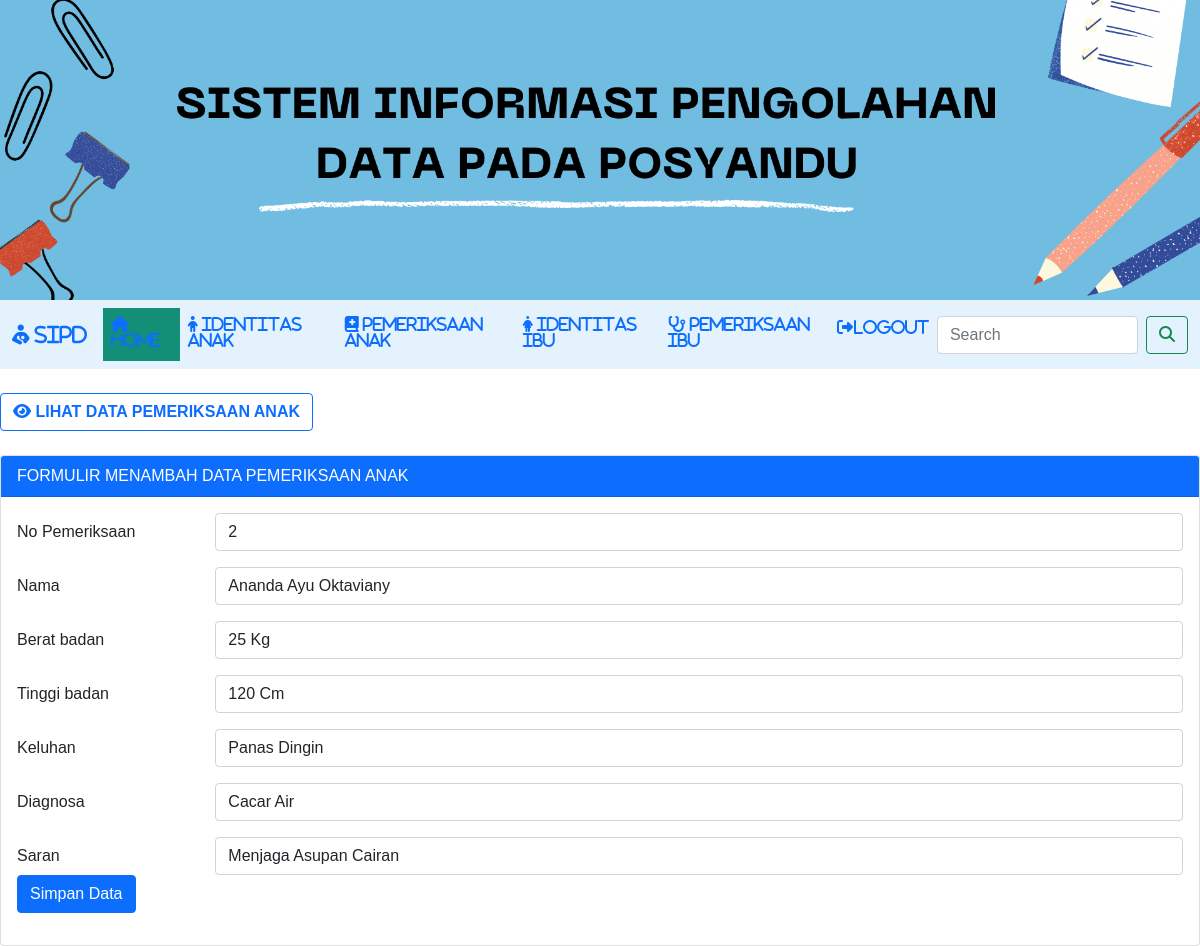
/tambah_data.php?op=edit&id=13, run on the app's committed database.
### tables this page shows
CREATE TABLE `data_anak` (
  `id` int(11) NOT NULL,
  `no_pemeriksaan` int(11) NOT NULL,
  `nama` varchar(50) NOT NULL,
  `berat_badan` varchar(10) NOT NULL,
  `tinggi_badan` varchar(10) NOT NULL,
  `keluhan` varchar(100) NOT NULL,
  `diagnosa` varchar(100) NOT NULL,
  `saran` varchar(100) NOT NULL
);

### tambah_data.php (the view, shortened to what this page needs)
<?php
include "koneksi.php";
$no_pemeriksaan            = "";
$nama           = "";
$berat_badan           = "";
$tinggi_badan   = "";
$keluhan         = "";
$diagnosa          = "";
$saran            = "";
if (isset($_GET['op'])) {
    $op = $_GET['op'];
} else {
    $op = "";
}
if ($op == 'edit') {
    $id         = $_GET['id'];
    $sql1       = "select * from data_anak where id = '$id'";
    $q1         = mysqli_query($koneksi, $sql1);
    $r1         = mysqli_fetch_array($q1);
    $no_pemeriksaan        = $r1['no_pemeriksaan'];
    $nama       = $r1['nama'];
    $berat_badan       = $r1['berat_badan'];
    $tinggi_badan   = $r1['tinggi_badan'];
    $keluhan     = $r1['keluhan'];
    $diagnosa      = $r1['diagnosa'];
    $saran      = $r1['saran'];
}
?>
<!DOCTYPE html>
<html lang="en">
<head>
    <link rel="stylesheet" type="text/css" href="style1.css">
    <link rel="stylesheet" href="https://cdnjs.cloudflare.com/ajax/libs/font-awesome/6.2.1/css/all.min.css" />
    <link href="https://cdn.jsdelivr.net/npm/bootstrap@5.0.0-beta2/dist/css/bootstrap.min.css" rel="stylesheet">
</head>
<body>
        <tr>
			<img src="header.png" width="100%" height="50%">
		</tr>
	<header>
    <nav class="navbar navbar-expand-lg bg-body-tertiary" style="background-color: #e3f2fd;">
  <div class="container-fluid">
    <a class="navbar-brand" href="index.php"><i class="fa-solid fa-person-breastfeeding"> SIPD</i></a>
    <div class="nav justify-content-center" id="navbarSupportedContent">
      <ul class="navbar-nav me-auto mb-2 mb-lg-0" >
        <li class="nav-item">
          <a class="nav-link active" aria-current="page" href="index.php"><i class="fa-solid fa-house"> Home </i></a>
        </li>
        <li class="nav-item">
          <a class="nav-link" href="identitas_anak.php"><i class="fa-solid fa-child"> IDENTITAS ANAK</i></a>
        </li>
        <li class="nav-item">
          <a class="nav-link" href="data.php"><i class="fa-solid fa-book-medical"> PEMERIKSAAN ANAK</i></a>
        </li>
        <li class="nav-item">
          <a class="nav-link" href="#"><i class="fa-solid fa-person-dress"> IDENTITAS IBU</i></a>
        </li>
        <li class="nav-item">
          <a class="nav-link" href="#"><i class="fa-solid fa-stethoscope"> PEMERIKSAAN IBU</i></a>
        </li>
        <li class="nav-item">
          <a class="nav-link" href="logout.php"><i class="fa-solid fa-right-from-bracket">LOGOUT</i></a>
        </li>
      </ul>
      </div>
      <form class="d-flex" role="search">
        <input class="form-control me-2" type="search" placeholder="Search" aria-label="Search">
        <button class="btn btn-outline-success" type="submit"><i class="fa-sharp fa-solid fa-magnifying-glass"></i></button>
    </form>
        </div>
    </nav>
<br>
    <div class>
        <a href="data.php" button class="btn btn-outline-primary"  type="button"><i class="fa-sharp fa-solid fa-eye"><b> LIHAT DATA PEMERIKSAAN ANAK </b></i></a>
    </div><br>
    <div class="mx-auto">
        <div class="card">
            <div class="card-header text-white bg-primary">
                FORMULIR MENAMBAH DATA PEMERIKSAAN ANAK
            </div>
            <div class="card-body">
                <form action="" method="POST">
                    <div class="mb-3 row">
                        <label for="no_pemeriksaan" class="col-sm-2 col-form-label">No Pemeriksaan</label>
                        <div class="col-sm-10">
                            <input type="text" class="form-control" id="no_pemeriksaan" name="no_pemeriksaan" value="<?php echo $no_pemeriksaan ?>">
                        </div>
                    </div>
                    <div class="mb-3 row">
                        <label for="nama" class="col-sm-2 col-form-label">Nama</label>
                        <div class="col-sm-10">
                            <input type="text" class="form-control" id="nama" name="nama" value="<?php echo $nama ?>">
                        </div>
                    </div>
                    <div class="mb-3 row">
                        <label for="berat_badan" class="col-sm-2 col-form-label">Berat badan</label>
                        <div class="col-sm-10">
                            <input type="text" class="form-control" id="tgl" name="berat_badan" value="<?php echo $berat_badan ?>">
                        </div>
                    </div>
                    <div class="mb-3 row">
                        <label for="tinggi_badan" class="col-sm-2 col-form-label">Tinggi badan</label>
                        <div class="col-sm-10">
                            <input type="text" class="form-control" id="tinggi_badanr" name="tinggi_badan" value="<?php echo $tinggi_badan ?>">
                        </div>
                    </div>
                    <div class="mb-3 row">
                        <label for="keluhan" class="col-sm-2 col-form-label">Keluhan</label>
                        <div class="col-sm-10">
                            <input type="text" class="form-control" id="keluhan" name="keluhan" value="<?php echo $keluhan ?>">
                        </div>
                    </div>
                    <div class="mb-3 row">
                        <label for="diagnosa" class="col-sm-2 col-form-label">Diagnosa</label>
                        <div class="col-sm-10">
                            <input type="text" class="form-control" id="diagnosa" name="diagnosa" value="<?php echo $diagnosa ?>">
                        </div>
                    </div>
                    <div class="mb-3 row">
                        <label for="saran" class="col-sm-2 col-form-label">Saran</label>
                        <div class="col-sm-10">
                            <input type="text" class="form-control" id="saran" name="saran" value="<?php echo $saran ?>">
                        </div>
                        <div class="col-12">
                        <input type="submit" name="simpan" value="Simpan Data" class="btn btn-primary" />
                    </div>
                </form>
            </div>
        </div>

### style1.css (style rules this page uses)
* { padding:0; margin:0; font-family: sans-serif; }
a { color: inherit; text-decoration: none; }
header ul { float: right; }
header ul li { display: inline-block; }
header ul li a { padding:25px 20px; display: inline-block; }
.active { background-color: #148F77; color: #fff; }

### data on the page
data_anak: no_pemeriksaan "2", nama "Ananda Ayu Oktaviany", berat_badan "25 Kg", tinggi_badan "120 Cm", keluhan "Panas Dingin", diagnosa "Cacar Air", saran "Menjaga Asupan Cairan"
